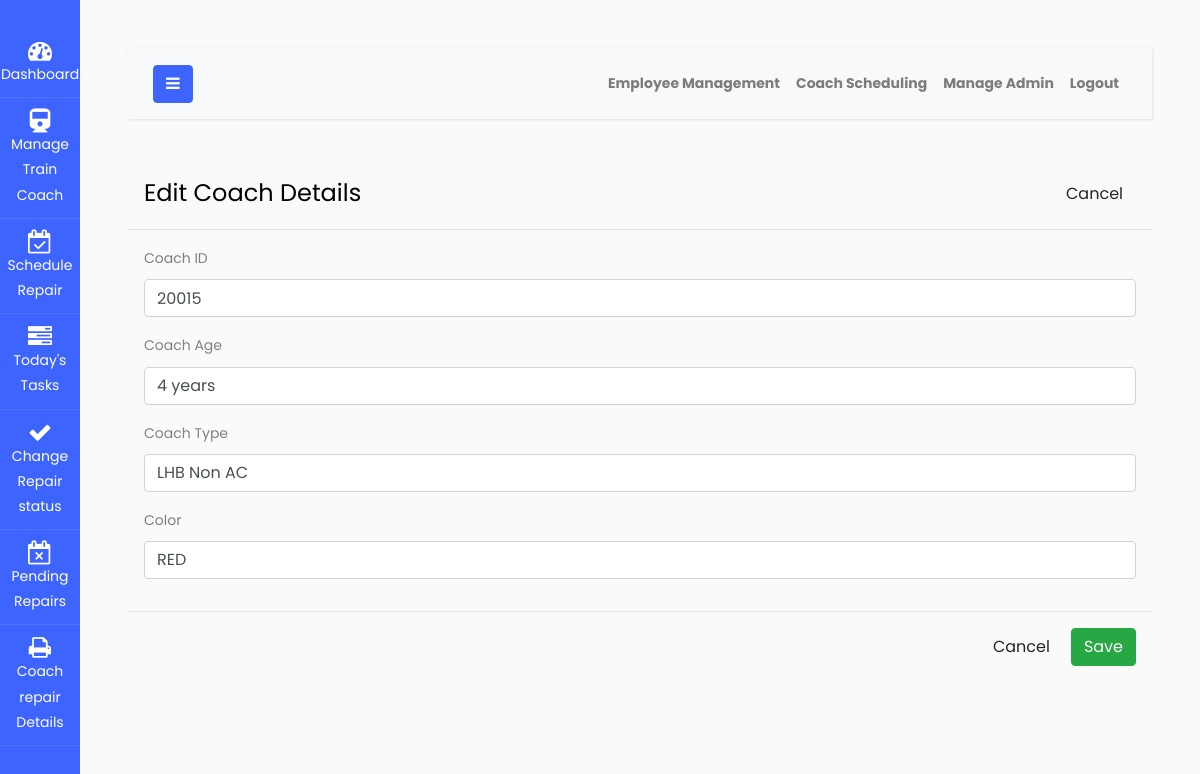
The page /edit_coach_form.php?id=20015 (signed in) on the database its author committed.
### tables this page shows
CREATE TABLE IF NOT EXISTS `coach` (
  `coachid` varchar(100) NOT NULL,
  `age` varchar(100) NOT NULL,
  `color` varchar(100) NOT NULL,
  `coachtype` varchar(100) NOT NULL,
  PRIMARY KEY (`coachid`)
);

### edit_coach_form.php (the view, shortened to what this page needs)
<?php include "auth.php" ?>
<!DOCTYPE html>
<html lang="en">
<head>
</head>
<body>
<?php include 'coach_admin_dash.php' ?>
      	  <form action="edit_coach.php" method="post">
				<div class="modal-header">
					<h4 class="modal-title">Edit Coach Details</h4>
					<a href="manage_coach.php" class="btn btn-default">Cancel</a>
				</div>
                <?php
                    $sql = "SELECT * FROM coach WHERE coachid='$_GET[id]'";
                    $query = mysqli_query($conn,$sql);
                    $res = mysqli_fetch_array($query);
                ?>
				<div class="modal-body">
					<div class="form-group">
						<label>Coach ID</label>
						<input type="number" class="form-control" name="coachid" value="<?php echo $res['coachid']; ?>" required>
					</div>
					<div class="form-group">
						<label>Coach Age</label>
						<input type="text" class="form-control" name="age" value="<?php echo $res['age']; ?>"  required>
					</div>
					<div class="form-group">
						<label>Coach Type</label>
						<input type="text" class="form-control" name="coachtype"  value="<?php echo $res['coachtype']; ?>" required>
					</div>
					<div class="form-group">
						<label>Color</label>
						<input type="text" class="form-control" name="color"  value="<?php echo $res['color']; ?>" required>
					</div>
				</div>
				<div class="modal-footer">
               		<a href="manage_coach.php" class="btn btn-default">Cancel</a>
					<input type="submit" class="btn btn-success" name="edit" value="Save">
				</div>
			</form>
</body>
</html>

### rows shown on the page
coach: coachid "20015", age "4 years", coachtype "LHB Non AC", color "RED"
